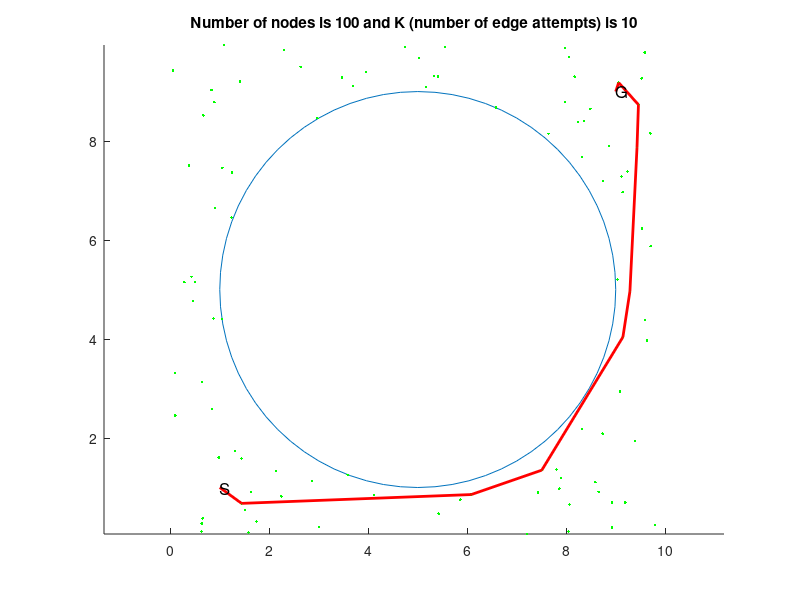

Write the MATLAB code that produced this figure.
% Automatically generated by solvePlanningProblem using
% #nodes=100
% #edges per node10
% step size for collision check 0.1
% xMin=0
% xMax=10
% yMin=0
% yMax=10
% worldModel="SingleCircleWorld"
% problem spec file "problem1.txt"

clf
hold on
plot(5 + 4*cos((0:5:360)/180*pi),5 + 4*sin((0:5:360)/180*pi))
plot(0.833524,9.0313,'.g')
plot(9.03702,5.20572,'.g')
plot(5.40723,9.30146,'.g')
plot(9.5921,4.38181,'.g')
plot(8.3208,7.68145,'.g')
plot(3.6996,9.11216,'.g')
plot(8.06335,0.657199,'.g')
plot(5.55185,9.8972,'.g')
plot(2.24376,0.820883,'.g')
plot(6.58349,8.67796,'.g')
plot(0.506048,5.15253,'.g')
plot(8.65478,0.914552,'.g')
plot(0.873708,4.41543,'.g')
plot(0.0564897,9.42171,'.g')
plot(0.633076,0.110779,'.g')
plot(9.69942,8.15581,'.g')
plot(2.13371,1.33541,'.g')
plot(8.86761,7.89503,'.g')
plot(1.74215,0.31078,'.g')
plot(8.04606,0.111067,'.g')
plot(4.74623,9.89919,'.g')
plot(9.58587,9.78982,'.g')
plot(5.02527,9.68231,'.g')
plot(0.655702,0.376296,'.g')
plot(9.52575,9.26639,'.g')
plot(0.285902,5.14834,'.g')
plot(9.23945,7.38393,'.g')
plot(0.668681,8.51943,'.g')
plot(0.453666,4.77247,'.g')
plot(0.981234,1.60642,'.g')
plot(9.11628,7.28453,'.g')
plot(1.09359,9.94059,'.g')
plot(1.44051,0.679445,'.g')
plot(9.42987,7.8665,'.g')
plot(9.2869,4.96437,'.g')
plot(1.24992,7.36842,'.g')
plot(8.36011,8.4046,'.g')
plot(6.08145,0.857638,'.g')
plot(9.52854,6.23439,'.g')
plot(1.437,1.58817,'.g')
plot(5.42336,0.472786,'.g')
plot(8.17155,9.30279,'.g')
plot(2.6328,9.50109,'.g')
plot(3.47113,9.28432,'.g')
plot(1.62616,0.912777,'.g')
plot(0.10194,3.31276,'.g')
plot(7.50648,1.35045,'.g')
plot(7.85869,0.976441,'.g')
plot(1.03911,4.40228,'.g')
plot(9.19204,0.694524,'.g')
plot(2.85781,1.13033,'.g')
plot(9.70404,5.87502,'.g')
plot(1.51369,0.551268,'.g')
plot(5.16327,9.09282,'.g')
plot(4.11679,0.846147,'.g')
plot(9.45908,8.73498,'.g')
plot(8.73696,2.08919,'.g')
plot(3.00412,0.196758,'.g')
plot(1.23737,6.45677,'.g')
plot(8.92668,0.699944,'.g')
plot(3.95784,9.3996,'.g')
plot(9.14006,6.96703,'.g')
plot(7.43267,0.896676,'.g')
plot(0.428706,5.25858,'.g')
plot(0.907756,6.65082,'.g')
plot(0.381835,7.50908,'.g')
plot(1.31206,1.73761,'.g')
plot(3.5837,1.2565,'.g')
plot(7.97584,9.88566,'.g')
plot(0.838495,2.58961,'.g')
plot(5.3281,9.31198,'.g')
plot(7.64254,8.14715,'.g')
plot(9.14524,4.03985,'.g')
plot(7.80457,1.36262,'.g')
plot(1.58089,0.0902114,'.g')
plot(8.23992,8.38034,'.g')
plot(7.89202,1.19061,'.g')
plot(0.637251,0.270814,'.g')
plot(1.57617,0.689347,'.g')
plot(5.86129,0.754129,'.g')
plot(8.58934,1.10626,'.g')
plot(2.97248,8.4647,'.g')
plot(0.100104,2.45432,'.g')
plot(9.79236,0.237678,'.g')
plot(8.0621,9.70006,'.g')
plot(8.92427,0.189639,'.g')
plot(8.48924,8.65022,'.g')
plot(0.643371,3.13607,'.g')
plot(7.97161,8.79319,'.g')
plot(7.20117,0.0606347,'.g')
plot(9.08805,2.93885,'.g')
plot(8.74143,7.18798,'.g')
plot(1.05417,7.45893,'.g')
plot(2.3032,9.84158,'.g')
plot(0.891818,8.78441,'.g')
plot(9.62956,3.96688,'.g')
plot(1.4071,9.19951,'.g')
plot(9.05927,9.17978,'.g')
plot(8.32285,2.18596,'.g')
plot(9.39323,1.94384,'.g')
if 0
  plot([5.40723,0.833524] ,[9.30146, 9.0313], 'k')
  plot([8.3208,9.5921] ,[7.68145, 4.38181], 'k')
  plot([3.6996,5.40723] ,[9.11216, 9.30146], 'k')
  plot([3.6996,0.833524] ,[9.11216, 9.0313], 'k')
  plot([8.06335,9.5921] ,[0.657199, 4.38181], 'k')
  plot([5.55185,5.40723] ,[9.8972, 9.30146], 'k')
  plot([5.55185,3.6996] ,[9.8972, 9.11216], 'k')
  plot([5.55185,8.3208] ,[9.8972, 7.68145], 'k')
  plot([5.55185,0.833524] ,[9.8972, 9.0313], 'k')
  plot([2.24376,8.06335] ,[0.820883, 0.657199], 'k')
  plot([6.58349,5.40723] ,[8.67796, 9.30146], 'k')
  plot([6.58349,5.55185] ,[8.67796, 9.8972], 'k')
  plot([0.506048,0.833524] ,[5.15253, 9.0313], 'k')
  plot([0.506048,2.24376] ,[5.15253, 0.820883], 'k')
  plot([8.65478,8.06335] ,[0.914552, 0.657199], 'k')
  plot([8.65478,9.5921] ,[0.914552, 4.38181], 'k')
  plot([8.65478,9.03702] ,[0.914552, 5.20572], 'k')
  plot([8.65478,2.24376] ,[0.914552, 0.820883], 'k')
  plot([0.873708,0.506048] ,[4.41543, 5.15253], 'k')
  plot([0.873708,2.24376] ,[4.41543, 0.820883], 'k')
  plot([0.873708,0.833524] ,[4.41543, 9.0313], 'k')
  plot([0.0564897,0.833524] ,[9.42171, 9.0313], 'k')
  plot([0.0564897,3.6996] ,[9.42171, 9.11216], 'k')
  plot([0.0564897,0.506048] ,[9.42171, 5.15253], 'k')
  plot([0.0564897,0.873708] ,[9.42171, 4.41543], 'k')
  plot([0.0564897,5.40723] ,[9.42171, 9.30146], 'k')
  plot([0.0564897,5.55185] ,[9.42171, 9.8972], 'k')
  plot([0.633076,2.24376] ,[0.110779, 0.820883], 'k')
  plot([0.633076,0.873708] ,[0.110779, 4.41543], 'k')
  plot([0.633076,0.506048] ,[0.110779, 5.15253], 'k')
  plot([0.633076,8.06335] ,[0.110779, 0.657199], 'k')
  plot([0.633076,8.65478] ,[0.110779, 0.914552], 'k')
  plot([0.633076,0.833524] ,[0.110779, 9.0313], 'k')
  plot([0.633076,0.0564897] ,[0.110779, 9.42171], 'k')
  plot([9.69942,8.3208] ,[8.15581, 7.68145], 'k')
  plot([9.69942,9.03702] ,[8.15581, 5.20572], 'k')
  plot([9.69942,9.5921] ,[8.15581, 4.38181], 'k')
  plot([9.69942,5.40723] ,[8.15581, 9.30146], 'k')
  plot([9.69942,5.55185] ,[8.15581, 9.8972], 'k')
  plot([9.69942,8.65478] ,[8.15581, 0.914552], 'k')
  plot([2.13371,2.24376] ,[1.33541, 0.820883], 'k')
  plot([2.13371,0.633076] ,[1.33541, 0.110779], 'k')
  plot([2.13371,0.873708] ,[1.33541, 4.41543], 'k')
  plot([2.13371,0.506048] ,[1.33541, 5.15253], 'k')
  plot([8.86761,8.3208] ,[7.89503, 7.68145], 'k')
  plot([8.86761,9.69942] ,[7.89503, 8.15581], 'k')
  plot([8.86761,9.03702] ,[7.89503, 5.20572], 'k')
  plot([8.86761,9.5921] ,[7.89503, 4.38181], 'k')
  plot([8.86761,5.40723] ,[7.89503, 9.30146], 'k')
  plot([8.86761,5.55185] ,[7.89503, 9.8972], 'k')
  plot([1.74215,2.24376] ,[0.31078, 0.820883], 'k')
  plot([1.74215,2.13371] ,[0.31078, 1.33541], 'k')
  plot([1.74215,0.633076] ,[0.31078, 0.110779], 'k')
  plot([1.74215,0.873708] ,[0.31078, 4.41543], 'k')
  plot([1.74215,0.506048] ,[0.31078, 5.15253], 'k')
  plot([1.74215,8.06335] ,[0.31078, 0.657199], 'k')
  plot([1.74215,8.65478] ,[0.31078, 0.914552], 'k')
  plot([8.04606,8.06335] ,[0.111067, 0.657199], 'k')
  plot([8.04606,8.65478] ,[0.111067, 0.914552], 'k')
  plot([8.04606,9.5921] ,[0.111067, 4.38181], 'k')
  plot([8.04606,2.24376] ,[0.111067, 0.820883], 'k')
  plot([8.04606,2.13371] ,[0.111067, 1.33541], 'k')
  plot([8.04606,1.74215] ,[0.111067, 0.31078], 'k')
  plot([8.04606,0.633076] ,[0.111067, 0.110779], 'k')
  plot([4.74623,5.55185] ,[9.89919, 9.8972], 'k')
  plot([4.74623,5.40723] ,[9.89919, 9.30146], 'k')
  plot([4.74623,3.6996] ,[9.89919, 9.11216], 'k')
  plot([4.74623,0.833524] ,[9.89919, 9.0313], 'k')
  plot([4.74623,8.3208] ,[9.89919, 7.68145], 'k')
  plot([4.74623,8.86761] ,[9.89919, 7.89503], 'k')
  plot([4.74623,0.0564897] ,[9.89919, 9.42171], 'k')
  plot([4.74623,9.69942] ,[9.89919, 8.15581], 'k')
  plot([9.58587,9.69942] ,[9.78982, 8.15581], 'k')
  plot([9.58587,8.86761] ,[9.78982, 7.89503], 'k')
  plot([9.58587,8.3208] ,[9.78982, 7.68145], 'k')
  plot([9.58587,5.55185] ,[9.78982, 9.8972], 'k')
  plot([9.58587,5.40723] ,[9.78982, 9.30146], 'k')
  plot([9.58587,9.03702] ,[9.78982, 5.20572], 'k')
  plot([9.58587,4.74623] ,[9.78982, 9.89919], 'k')
  plot([9.58587,9.5921] ,[9.78982, 4.38181], 'k')
  plot([9.58587,3.6996] ,[9.78982, 9.11216], 'k')
  plot([5.02527,4.74623] ,[9.68231, 9.89919], 'k')
  plot([5.02527,5.40723] ,[9.68231, 9.30146], 'k')
  plot([5.02527,5.55185] ,[9.68231, 9.8972], 'k')
  plot([5.02527,3.6996] ,[9.68231, 9.11216], 'k')
  plot([5.02527,8.3208] ,[9.68231, 7.68145], 'k')
  plot([5.02527,8.86761] ,[9.68231, 7.89503], 'k')
  plot([5.02527,0.833524] ,[9.68231, 9.0313], 'k')
  plot([5.02527,9.58587] ,[9.68231, 9.78982], 'k')
  plot([5.02527,9.69942] ,[9.68231, 8.15581], 'k')
  plot([0.655702,0.633076] ,[0.376296, 0.110779], 'k')
  plot([0.655702,1.74215] ,[0.376296, 0.31078], 'k')
  plot([0.655702,2.24376] ,[0.376296, 0.820883], 'k')
  plot([0.655702,2.13371] ,[0.376296, 1.33541], 'k')
  plot([0.655702,0.873708] ,[0.376296, 4.41543], 'k')
  plot([0.655702,0.506048] ,[0.376296, 5.15253], 'k')
  plot([0.655702,8.04606] ,[0.376296, 0.111067], 'k')
  plot([0.655702,8.06335] ,[0.376296, 0.657199], 'k')
  plot([0.655702,8.65478] ,[0.376296, 0.914552], 'k')
  plot([0.655702,0.833524] ,[0.376296, 9.0313], 'k')
  plot([9.52575,9.58587] ,[9.26639, 9.78982], 'k')
  plot([9.52575,9.69942] ,[9.26639, 8.15581], 'k')
  plot([9.52575,8.86761] ,[9.26639, 7.89503], 'k')
  plot([9.52575,8.3208] ,[9.26639, 7.68145], 'k')
  plot([9.52575,5.55185] ,[9.26639, 9.8972], 'k')
  plot([9.52575,9.03702] ,[9.26639, 5.20572], 'k')
  plot([9.52575,5.40723] ,[9.26639, 9.30146], 'k')
  plot([9.52575,5.02527] ,[9.26639, 9.68231], 'k')
  plot([9.52575,4.74623] ,[9.26639, 9.89919], 'k')
  plot([0.285902,0.506048] ,[5.14834, 5.15253], 'k')
  plot([0.285902,0.873708] ,[5.14834, 4.41543], 'k')
  plot([0.285902,0.833524] ,[5.14834, 9.0313], 'k')
  plot([0.285902,2.13371] ,[5.14834, 1.33541], 'k')
  plot([0.285902,0.0564897] ,[5.14834, 9.42171], 'k')
  plot([0.285902,2.24376] ,[5.14834, 0.820883], 'k')
  plot([0.285902,0.655702] ,[5.14834, 0.376296], 'k')
  plot([0.285902,0.633076] ,[5.14834, 0.110779], 'k')
  plot([0.285902,1.74215] ,[5.14834, 0.31078], 'k')
  plot([9.23945,8.86761] ,[7.38393, 7.89503], 'k')
  plot([9.23945,9.69942] ,[7.38393, 8.15581], 'k')
  plot([9.23945,8.3208] ,[7.38393, 7.68145], 'k')
  plot([9.23945,9.52575] ,[7.38393, 9.26639], 'k')
  plot([9.23945,9.03702] ,[7.38393, 5.20572], 'k')
  plot([9.23945,9.58587] ,[7.38393, 9.78982], 'k')
  plot([9.23945,6.58349] ,[7.38393, 8.67796], 'k')
  plot([9.23945,9.5921] ,[7.38393, 4.38181], 'k')
  plot([9.23945,5.40723] ,[7.38393, 9.30146], 'k')
  plot([9.23945,5.55185] ,[7.38393, 9.8972], 'k')
  plot([0.668681,0.833524] ,[8.51943, 9.0313], 'k')
  plot([0.668681,0.0564897] ,[8.51943, 9.42171], 'k')
  plot([0.668681,3.6996] ,[8.51943, 9.11216], 'k')
  plot([0.668681,0.506048] ,[8.51943, 5.15253], 'k')
  plot([0.668681,0.285902] ,[8.51943, 5.14834], 'k')
  plot([0.668681,0.873708] ,[8.51943, 4.41543], 'k')
  plot([0.668681,4.74623] ,[8.51943, 9.89919], 'k')
  plot([0.668681,5.02527] ,[8.51943, 9.68231], 'k')
  plot([0.668681,5.40723] ,[8.51943, 9.30146], 'k')
  plot([0.668681,5.55185] ,[8.51943, 9.8972], 'k')
  plot([0.453666,0.506048] ,[4.77247, 5.15253], 'k')
  plot([0.453666,0.285902] ,[4.77247, 5.14834], 'k')
  plot([0.453666,0.873708] ,[4.77247, 4.41543], 'k')
  plot([0.453666,0.668681] ,[4.77247, 8.51943], 'k')
  plot([0.453666,2.13371] ,[4.77247, 1.33541], 'k')
  plot([0.453666,0.833524] ,[4.77247, 9.0313], 'k')
  plot([0.453666,2.24376] ,[4.77247, 0.820883], 'k')
  plot([0.453666,0.655702] ,[4.77247, 0.376296], 'k')
  plot([0.453666,1.74215] ,[4.77247, 0.31078], 'k')
  plot([0.453666,0.633076] ,[4.77247, 0.110779], 'k')
  plot([0.981234,2.13371] ,[1.60642, 1.33541], 'k')
  plot([0.981234,0.655702] ,[1.60642, 0.376296], 'k')
  plot([0.981234,2.24376] ,[1.60642, 0.820883], 'k')
  plot([0.981234,1.74215] ,[1.60642, 0.31078], 'k')
  plot([0.981234,0.633076] ,[1.60642, 0.110779], 'k')
  plot([0.981234,0.873708] ,[1.60642, 4.41543], 'k')
  plot([0.981234,0.453666] ,[1.60642, 4.77247], 'k')
  plot([0.981234,0.506048] ,[1.60642, 5.15253], 'k')
  plot([0.981234,0.285902] ,[1.60642, 5.14834], 'k')
  plot([0.981234,0.668681] ,[1.60642, 8.51943], 'k')
  plot([9.11628,9.23945] ,[7.28453, 7.38393], 'k')
  plot([9.11628,8.86761] ,[7.28453, 7.89503], 'k')
  plot([9.11628,8.3208] ,[7.28453, 7.68145], 'k')
  plot([9.11628,9.69942] ,[7.28453, 8.15581], 'k')
  plot([9.11628,9.52575] ,[7.28453, 9.26639], 'k')
  plot([9.11628,9.03702] ,[7.28453, 5.20572], 'k')
  plot([9.11628,9.58587] ,[7.28453, 9.78982], 'k')
  plot([9.11628,9.5921] ,[7.28453, 4.38181], 'k')
  plot([1.09359,0.833524] ,[9.94059, 9.0313], 'k')
  plot([1.09359,0.0564897] ,[9.94059, 9.42171], 'k')
  plot([1.09359,0.668681] ,[9.94059, 8.51943], 'k')
  plot([1.09359,3.6996] ,[9.94059, 9.11216], 'k')
  plot([1.09359,4.74623] ,[9.94059, 9.89919], 'k')
  plot([1.09359,5.02527] ,[9.94059, 9.68231], 'k')
  plot([1.09359,5.40723] ,[9.94059, 9.30146], 'k')
  plot([1.09359,5.55185] ,[9.94059, 9.8972], 'k')
  plot([1.09359,0.506048] ,[9.94059, 5.15253], 'k')
  plot([1.09359,0.285902] ,[9.94059, 5.14834], 'k')
  plot([1.44051,1.74215] ,[0.679445, 0.31078], 'k')
  plot([1.44051,2.24376] ,[0.679445, 0.820883], 'k')
  plot([1.44051,0.655702] ,[0.679445, 0.376296], 'k')
  plot([1.44051,2.13371] ,[0.679445, 1.33541], 'k')
  plot([1.44051,0.633076] ,[0.679445, 0.110779], 'k')
  plot([1.44051,0.981234] ,[0.679445, 1.60642], 'k')
  plot([1.44051,0.873708] ,[0.679445, 4.41543], 'k')
  plot([1.44051,0.453666] ,[0.679445, 4.77247], 'k')
  plot([1.44051,0.506048] ,[0.679445, 5.15253], 'k')
  plot([1.44051,0.285902] ,[0.679445, 5.14834], 'k')
  plot([9.42987,9.69942] ,[7.8665, 8.15581], 'k')
  plot([9.42987,9.23945] ,[7.8665, 7.38393], 'k')
  plot([9.42987,8.86761] ,[7.8665, 7.89503], 'k')
  plot([9.42987,9.11628] ,[7.8665, 7.28453], 'k')
  plot([9.42987,8.3208] ,[7.8665, 7.68145], 'k')
  plot([9.42987,9.52575] ,[7.8665, 9.26639], 'k')
  plot([9.42987,9.58587] ,[7.8665, 9.78982], 'k')
  plot([9.42987,9.03702] ,[7.8665, 5.20572], 'k')
  plot([9.42987,9.5921] ,[7.8665, 4.38181], 'k')
  plot([9.2869,9.5921] ,[4.96437, 4.38181], 'k')
  plot([9.2869,9.11628] ,[4.96437, 7.28453], 'k')
  plot([9.2869,9.23945] ,[4.96437, 7.38393], 'k')
  plot([9.2869,8.3208] ,[4.96437, 7.68145], 'k')
  plot([9.2869,9.42987] ,[4.96437, 7.8665], 'k')
  plot([9.2869,8.86761] ,[4.96437, 7.89503], 'k')
  plot([9.2869,9.69942] ,[4.96437, 8.15581], 'k')
  plot([9.2869,8.65478] ,[4.96437, 0.914552], 'k')
  plot([9.2869,9.52575] ,[4.96437, 9.26639], 'k')
  plot([1.24992,0.668681] ,[7.36842, 8.51943], 'k')
  plot([1.24992,0.833524] ,[7.36842, 9.0313], 'k')
  plot([1.24992,0.506048] ,[7.36842, 5.15253], 'k')
  plot([1.24992,0.0564897] ,[7.36842, 9.42171], 'k')
  plot([1.24992,0.285902] ,[7.36842, 5.14834], 'k')
  plot([1.24992,1.09359] ,[7.36842, 9.94059], 'k')
  plot([1.24992,0.453666] ,[7.36842, 4.77247], 'k')
  plot([1.24992,0.873708] ,[7.36842, 4.41543], 'k')
  plot([1.24992,3.6996] ,[7.36842, 9.11216], 'k')
  plot([1.24992,4.74623] ,[7.36842, 9.89919], 'k')
  plot([8.36011,8.86761] ,[8.4046, 7.89503], 'k')
  plot([8.36011,8.3208] ,[8.4046, 7.68145], 'k')
  plot([8.36011,9.42987] ,[8.4046, 7.8665], 'k')
  plot([8.36011,9.23945] ,[8.4046, 7.38393], 'k')
  plot([8.36011,9.11628] ,[8.4046, 7.28453], 'k')
  plot([8.36011,9.69942] ,[8.4046, 8.15581], 'k')
  plot([8.36011,9.52575] ,[8.4046, 9.26639], 'k')
  plot([8.36011,9.58587] ,[8.4046, 9.78982], 'k')
  plot([8.36011,5.40723] ,[8.4046, 9.30146], 'k')
  plot([6.08145,8.06335] ,[0.857638, 0.657199], 'k')
  plot([6.08145,8.04606] ,[0.857638, 0.111067], 'k')
  plot([6.08145,8.65478] ,[0.857638, 0.914552], 'k')
  plot([6.08145,2.24376] ,[0.857638, 0.820883], 'k')
  plot([6.08145,1.74215] ,[0.857638, 0.31078], 'k')
  plot([6.08145,1.44051] ,[0.857638, 0.679445], 'k')
  plot([9.52854,9.11628] ,[6.23439, 7.28453], 'k')
  plot([9.52854,9.23945] ,[6.23439, 7.38393], 'k')
  plot([9.52854,9.2869] ,[6.23439, 4.96437], 'k')
  plot([9.52854,9.42987] ,[6.23439, 7.8665], 'k')
  plot([9.52854,8.86761] ,[6.23439, 7.89503], 'k')
  plot([9.52854,9.5921] ,[6.23439, 4.38181], 'k')
  plot([9.52854,8.3208] ,[6.23439, 7.68145], 'k')
  plot([9.52854,9.69942] ,[6.23439, 8.15581], 'k')
  plot([9.52854,8.36011] ,[6.23439, 8.4046], 'k')
  plot([1.437,0.981234] ,[1.58817, 1.60642], 'k')
  plot([1.437,2.13371] ,[1.58817, 1.33541], 'k')
  plot([1.437,1.44051] ,[1.58817, 0.679445], 'k')
  plot([1.437,2.24376] ,[1.58817, 0.820883], 'k')
  plot([1.437,1.74215] ,[1.58817, 0.31078], 'k')
  plot([1.437,0.655702] ,[1.58817, 0.376296], 'k')
  plot([1.437,0.633076] ,[1.58817, 0.110779], 'k')
  plot([1.437,0.873708] ,[1.58817, 4.41543], 'k')
  plot([1.437,0.453666] ,[1.58817, 4.77247], 'k')
  plot([1.437,0.506048] ,[1.58817, 5.15253], 'k')
  plot([5.42336,6.08145] ,[0.472786, 0.857638], 'k')
  plot([5.42336,8.06335] ,[0.472786, 0.657199], 'k')
  plot([5.42336,8.04606] ,[0.472786, 0.111067], 'k')
  plot([5.42336,2.24376] ,[0.472786, 0.820883], 'k')
  plot([5.42336,8.65478] ,[0.472786, 0.914552], 'k')
  plot([5.42336,2.13371] ,[0.472786, 1.33541], 'k')
  plot([5.42336,1.74215] ,[0.472786, 0.31078], 'k')
  plot([5.42336,1.44051] ,[0.472786, 0.679445], 'k')
  plot([5.42336,1.437] ,[0.472786, 1.58817], 'k')
  plot([5.42336,0.981234] ,[0.472786, 1.60642], 'k')
  plot([8.17155,8.36011] ,[9.30279, 8.4046], 'k')
  plot([8.17155,9.52575] ,[9.30279, 9.26639], 'k')
  plot([8.17155,9.58587] ,[9.30279, 9.78982], 'k')
  plot([8.17155,8.86761] ,[9.30279, 7.89503], 'k')
  plot([8.17155,8.3208] ,[9.30279, 7.68145], 'k')
  plot([8.17155,9.42987] ,[9.30279, 7.8665], 'k')
  plot([8.17155,9.69942] ,[9.30279, 8.15581], 'k')
  plot([8.17155,9.23945] ,[9.30279, 7.38393], 'k')
  plot([8.17155,9.11628] ,[9.30279, 7.28453], 'k')
  plot([2.6328,3.6996] ,[9.50109, 9.11216], 'k')
  plot([2.6328,1.09359] ,[9.50109, 9.94059], 'k')
  plot([2.6328,0.833524] ,[9.50109, 9.0313], 'k')
  plot([2.6328,4.74623] ,[9.50109, 9.89919], 'k')
  plot([2.6328,0.668681] ,[9.50109, 8.51943], 'k')
  plot([2.6328,5.02527] ,[9.50109, 9.68231], 'k')
  plot([2.6328,1.24992] ,[9.50109, 7.36842], 'k')
  plot([2.6328,0.0564897] ,[9.50109, 9.42171], 'k')
  plot([2.6328,5.40723] ,[9.50109, 9.30146], 'k')
  plot([2.6328,5.55185] ,[9.50109, 9.8972], 'k')
  plot([3.47113,3.6996] ,[9.28432, 9.11216], 'k')
  plot([3.47113,2.6328] ,[9.28432, 9.50109], 'k')
  plot([3.47113,4.74623] ,[9.28432, 9.89919], 'k')
  plot([3.47113,5.02527] ,[9.28432, 9.68231], 'k')
  plot([3.47113,5.40723] ,[9.28432, 9.30146], 'k')
  plot([3.47113,5.55185] ,[9.28432, 9.8972], 'k')
  plot([3.47113,1.09359] ,[9.28432, 9.94059], 'k')
  plot([3.47113,0.833524] ,[9.28432, 9.0313], 'k')
  plot([3.47113,0.668681] ,[9.28432, 8.51943], 'k')
  plot([3.47113,1.24992] ,[9.28432, 7.36842], 'k')
  plot([1.62616,1.44051] ,[0.912777, 0.679445], 'k')
  plot([1.62616,1.74215] ,[0.912777, 0.31078], 'k')
  plot([1.62616,2.24376] ,[0.912777, 0.820883], 'k')
  plot([1.62616,2.13371] ,[0.912777, 1.33541], 'k')
  plot([1.62616,1.437] ,[0.912777, 1.58817], 'k')
  plot([1.62616,0.981234] ,[0.912777, 1.60642], 'k')
  plot([1.62616,0.655702] ,[0.912777, 0.376296], 'k')
  plot([1.62616,0.633076] ,[0.912777, 0.110779], 'k')
  plot([1.62616,0.873708] ,[0.912777, 4.41543], 'k')
  plot([1.62616,5.42336] ,[0.912777, 0.472786], 'k')
  plot([0.10194,0.873708] ,[3.31276, 4.41543], 'k')
  plot([0.10194,0.453666] ,[3.31276, 4.77247], 'k')
  plot([0.10194,0.285902] ,[3.31276, 5.14834], 'k')
  plot([0.10194,0.506048] ,[3.31276, 5.15253], 'k')
  plot([0.10194,0.981234] ,[3.31276, 1.60642], 'k')
  plot([0.10194,1.437] ,[3.31276, 1.58817], 'k')
  plot([0.10194,2.13371] ,[3.31276, 1.33541], 'k')
  plot([0.10194,1.62616] ,[3.31276, 0.912777], 'k')
  plot([0.10194,1.44051] ,[3.31276, 0.679445], 'k')
  plot([0.10194,0.655702] ,[3.31276, 0.376296], 'k')
  plot([7.50648,8.06335] ,[1.35045, 0.657199], 'k')
  plot([7.50648,8.65478] ,[1.35045, 0.914552], 'k')
  plot([7.50648,8.04606] ,[1.35045, 0.111067], 'k')
  plot([7.50648,6.08145] ,[1.35045, 0.857638], 'k')
  plot([7.50648,5.42336] ,[1.35045, 0.472786], 'k')
  plot([7.50648,9.5921] ,[1.35045, 4.38181], 'k')
  plot([7.85869,8.06335] ,[0.976441, 0.657199], 'k')
  plot([7.85869,7.50648] ,[0.976441, 1.35045], 'k')
  plot([7.85869,8.65478] ,[0.976441, 0.914552], 'k')
  plot([7.85869,8.04606] ,[0.976441, 0.111067], 'k')
  plot([7.85869,6.08145] ,[0.976441, 0.857638], 'k')
  plot([7.85869,5.42336] ,[0.976441, 0.472786], 'k')
  plot([7.85869,9.5921] ,[0.976441, 4.38181], 'k')
  plot([7.85869,9.2869] ,[0.976441, 4.96437], 'k')
  plot([1.03911,0.873708] ,[4.40228, 4.41543], 'k')
  plot([1.03911,0.453666] ,[4.40228, 4.77247], 'k')
  plot([1.03911,0.506048] ,[4.40228, 5.15253], 'k')
  plot([1.03911,0.285902] ,[4.40228, 5.14834], 'k')
  plot([1.03911,0.10194] ,[4.40228, 3.31276], 'k')
  plot([1.03911,0.981234] ,[4.40228, 1.60642], 'k')
  plot([1.03911,1.437] ,[4.40228, 1.58817], 'k')
  plot([1.03911,1.62616] ,[4.40228, 0.912777], 'k')
  plot([9.19204,8.65478] ,[0.694524, 0.914552], 'k')
  plot([9.19204,8.06335] ,[0.694524, 0.657199], 'k')
  plot([9.19204,8.04606] ,[0.694524, 0.111067], 'k')
  plot([9.19204,7.85869] ,[0.694524, 0.976441], 'k')
  plot([9.19204,7.50648] ,[0.694524, 1.35045], 'k')
  plot([9.19204,6.08145] ,[0.694524, 0.857638], 'k')
  plot([9.19204,9.5921] ,[0.694524, 4.38181], 'k')
  plot([9.19204,5.42336] ,[0.694524, 0.472786], 'k')
  plot([9.19204,9.2869] ,[0.694524, 4.96437], 'k')
  plot([9.19204,9.03702] ,[0.694524, 5.20572], 'k')
  plot([2.85781,2.24376] ,[1.13033, 0.820883], 'k')
  plot([2.85781,2.13371] ,[1.13033, 1.33541], 'k')
  plot([2.85781,1.62616] ,[1.13033, 0.912777], 'k')
  plot([2.85781,1.74215] ,[1.13033, 0.31078], 'k')
  plot([2.85781,1.44051] ,[1.13033, 0.679445], 'k')
  plot([2.85781,1.437] ,[1.13033, 1.58817], 'k')
  plot([2.85781,0.981234] ,[1.13033, 1.60642], 'k')
  plot([2.85781,0.655702] ,[1.13033, 0.376296], 'k')
  plot([2.85781,0.633076] ,[1.13033, 0.110779], 'k')
  plot([2.85781,5.42336] ,[1.13033, 0.472786], 'k')
  plot([9.70404,9.52854] ,[5.87502, 6.23439], 'k')
  plot([9.70404,9.2869] ,[5.87502, 4.96437], 'k')
  plot([9.70404,9.5921] ,[5.87502, 4.38181], 'k')
  plot([9.70404,9.11628] ,[5.87502, 7.28453], 'k')
  plot([9.70404,9.23945] ,[5.87502, 7.38393], 'k')
  plot([9.70404,9.42987] ,[5.87502, 7.8665], 'k')
  plot([9.70404,8.86761] ,[5.87502, 7.89503], 'k')
  plot([9.70404,8.3208] ,[5.87502, 7.68145], 'k')
  plot([9.70404,9.69942] ,[5.87502, 8.15581], 'k')
  plot([1.51369,1.44051] ,[0.551268, 0.679445], 'k')
  plot([1.51369,1.74215] ,[0.551268, 0.31078], 'k')
  plot([1.51369,1.62616] ,[0.551268, 0.912777], 'k')
  plot([1.51369,2.24376] ,[0.551268, 0.820883], 'k')
  plot([1.51369,0.655702] ,[0.551268, 0.376296], 'k')
  plot([1.51369,0.633076] ,[0.551268, 0.110779], 'k')
  plot([1.51369,2.13371] ,[0.551268, 1.33541], 'k')
  plot([1.51369,1.437] ,[0.551268, 1.58817], 'k')
  plot([1.51369,0.981234] ,[0.551268, 1.60642], 'k')
  plot([1.51369,2.85781] ,[0.551268, 1.13033], 'k')
  plot([5.16327,5.40723] ,[9.09282, 9.30146], 'k')
  plot([5.16327,5.02527] ,[9.09282, 9.68231], 'k')
  plot([5.16327,5.55185] ,[9.09282, 9.8972], 'k')
  plot([5.16327,4.74623] ,[9.09282, 9.89919], 'k')
  plot([5.16327,3.6996] ,[9.09282, 9.11216], 'k')
  plot([5.16327,3.47113] ,[9.09282, 9.28432], 'k')
  plot([5.16327,2.6328] ,[9.09282, 9.50109], 'k')
  plot([5.16327,8.17155] ,[9.09282, 9.30279], 'k')
  plot([5.16327,8.36011] ,[9.09282, 8.4046], 'k')
  plot([4.11679,2.85781] ,[0.846147, 1.13033], 'k')
  plot([4.11679,5.42336] ,[0.846147, 0.472786], 'k')
  plot([4.11679,2.24376] ,[0.846147, 0.820883], 'k')
  plot([4.11679,6.08145] ,[0.846147, 0.857638], 'k')
  plot([4.11679,2.13371] ,[0.846147, 1.33541], 'k')
  plot([4.11679,1.74215] ,[0.846147, 0.31078], 'k')
  plot([4.11679,1.62616] ,[0.846147, 0.912777], 'k')
  plot([4.11679,1.51369] ,[0.846147, 0.551268], 'k')
  plot([4.11679,1.44051] ,[0.846147, 0.679445], 'k')
  plot([4.11679,1.437] ,[0.846147, 1.58817], 'k')
  plot([9.45908,9.52575] ,[8.73498, 9.26639], 'k')
  plot([9.45908,9.69942] ,[8.73498, 8.15581], 'k')
  plot([9.45908,9.42987] ,[8.73498, 7.8665], 'k')
  plot([9.45908,8.86761] ,[8.73498, 7.89503], 'k')
  plot([9.45908,9.58587] ,[8.73498, 9.78982], 'k')
  plot([9.45908,8.36011] ,[8.73498, 8.4046], 'k')
  plot([9.45908,9.23945] ,[8.73498, 7.38393], 'k')
  plot([9.45908,8.17155] ,[8.73498, 9.30279], 'k')
  plot([9.45908,9.11628] ,[8.73498, 7.28453], 'k')
  plot([9.45908,8.3208] ,[8.73498, 7.68145], 'k')
  plot([8.73696,8.65478] ,[2.08919, 0.914552], 'k')
  plot([8.73696,7.85869] ,[2.08919, 0.976441], 'k')
  plot([8.73696,7.50648] ,[2.08919, 1.35045], 'k')
  plot([8.73696,9.19204] ,[2.08919, 0.694524], 'k')
  plot([8.73696,8.06335] ,[2.08919, 0.657199], 'k')
  plot([8.73696,8.04606] ,[2.08919, 0.111067], 'k')
  plot([8.73696,9.5921] ,[2.08919, 4.38181], 'k')
  plot([8.73696,6.08145] ,[2.08919, 0.857638], 'k')
  plot([8.73696,9.2869] ,[2.08919, 4.96437], 'k')
  plot([3.00412,2.85781] ,[0.196758, 1.13033], 'k')
  plot([3.00412,2.24376] ,[0.196758, 0.820883], 'k')
  plot([3.00412,1.74215] ,[0.196758, 0.31078], 'k')
  plot([3.00412,4.11679] ,[0.196758, 0.846147], 'k')
  plot([3.00412,2.13371] ,[0.196758, 1.33541], 'k')
  plot([3.00412,1.51369] ,[0.196758, 0.551268], 'k')
  plot([3.00412,1.62616] ,[0.196758, 0.912777], 'k')
  plot([3.00412,1.44051] ,[0.196758, 0.679445], 'k')
  plot([3.00412,1.437] ,[0.196758, 1.58817], 'k')
  plot([3.00412,0.655702] ,[0.196758, 0.376296], 'k')
  plot([1.23737,1.24992] ,[6.45677, 7.36842], 'k')
  plot([1.23737,0.506048] ,[6.45677, 5.15253], 'k')
  plot([1.23737,0.285902] ,[6.45677, 5.14834], 'k')
  plot([1.23737,0.453666] ,[6.45677, 4.77247], 'k')
  plot([1.23737,0.668681] ,[6.45677, 8.51943], 'k')
  plot([1.23737,0.833524] ,[6.45677, 9.0313], 'k')
  plot([1.23737,0.0564897] ,[6.45677, 9.42171], 'k')
  plot([1.23737,0.10194] ,[6.45677, 3.31276], 'k')
  plot([8.92668,9.19204] ,[0.699944, 0.694524], 'k')
  plot([8.92668,8.65478] ,[0.699944, 0.914552], 'k')
  plot([8.92668,8.06335] ,[0.699944, 0.657199], 'k')
  plot([8.92668,8.04606] ,[0.699944, 0.111067], 'k')
  plot([8.92668,7.85869] ,[0.699944, 0.976441], 'k')
  plot([8.92668,8.73696] ,[0.699944, 2.08919], 'k')
  plot([8.92668,7.50648] ,[0.699944, 1.35045], 'k')
  plot([8.92668,6.08145] ,[0.699944, 0.857638], 'k')
  plot([8.92668,5.42336] ,[0.699944, 0.472786], 'k')
  plot([8.92668,9.5921] ,[0.699944, 4.38181], 'k')
  plot([3.95784,3.6996] ,[9.3996, 9.11216], 'k')
  plot([3.95784,3.47113] ,[9.3996, 9.28432], 'k')
  plot([3.95784,4.74623] ,[9.3996, 9.89919], 'k')
  plot([3.95784,5.02527] ,[9.3996, 9.68231], 'k')
  plot([3.95784,5.16327] ,[9.3996, 9.09282], 'k')
  plot([3.95784,2.6328] ,[9.3996, 9.50109], 'k')
  plot([3.95784,5.40723] ,[9.3996, 9.30146], 'k')
  plot([3.95784,5.55185] ,[9.3996, 9.8972], 'k')
  plot([3.95784,1.09359] ,[9.3996, 9.94059], 'k')
  plot([9.14006,9.11628] ,[6.96703, 7.28453], 'k')
  plot([9.14006,9.23945] ,[6.96703, 7.38393], 'k')
  plot([9.14006,9.52854] ,[6.96703, 6.23439], 'k')
  plot([9.14006,9.42987] ,[6.96703, 7.8665], 'k')
  plot([9.14006,8.86761] ,[6.96703, 7.89503], 'k')
  plot([9.14006,8.3208] ,[6.96703, 7.68145], 'k')
  plot([9.14006,9.70404] ,[6.96703, 5.87502], 'k')
  plot([9.14006,9.69942] ,[6.96703, 8.15581], 'k')
  plot([9.14006,8.36011] ,[6.96703, 8.4046], 'k')
  plot([9.14006,9.03702] ,[6.96703, 5.20572], 'k')
  plot([7.43267,7.85869] ,[0.896676, 0.976441], 'k')
  plot([7.43267,7.50648] ,[0.896676, 1.35045], 'k')
  plot([7.43267,8.06335] ,[0.896676, 0.657199], 'k')
  plot([7.43267,8.04606] ,[0.896676, 0.111067], 'k')
  plot([7.43267,8.65478] ,[0.896676, 0.914552], 'k')
  plot([7.43267,6.08145] ,[0.896676, 0.857638], 'k')
  plot([7.43267,8.92668] ,[0.896676, 0.699944], 'k')
  plot([7.43267,8.73696] ,[0.896676, 2.08919], 'k')
  plot([7.43267,9.19204] ,[0.896676, 0.694524], 'k')
  plot([7.43267,5.42336] ,[0.896676, 0.472786], 'k')
  plot([0.428706,0.506048] ,[5.25858, 5.15253], 'k')
  plot([0.428706,0.285902] ,[5.25858, 5.14834], 'k')
  plot([0.428706,0.453666] ,[5.25858, 4.77247], 'k')
  plot([0.428706,0.873708] ,[5.25858, 4.41543], 'k')
  plot([0.428706,1.23737] ,[5.25858, 6.45677], 'k')
  plot([0.428706,0.10194] ,[5.25858, 3.31276], 'k')
  plot([0.428706,1.24992] ,[5.25858, 7.36842], 'k')
  plot([0.428706,0.668681] ,[5.25858, 8.51943], 'k')
  plot([0.428706,0.981234] ,[5.25858, 1.60642], 'k')
  plot([0.907756,1.24992] ,[6.65082, 7.36842], 'k')
  plot([0.907756,0.428706] ,[6.65082, 5.25858], 'k')
  plot([0.907756,0.506048] ,[6.65082, 5.15253], 'k')
  plot([0.907756,0.285902] ,[6.65082, 5.14834], 'k')
  plot([0.907756,0.668681] ,[6.65082, 8.51943], 'k')
  plot([0.907756,0.453666] ,[6.65082, 4.77247], 'k')
  plot([0.907756,0.873708] ,[6.65082, 4.41543], 'k')
  plot([0.907756,0.833524] ,[6.65082, 9.0313], 'k')
  plot([0.381835,1.24992] ,[7.50908, 7.36842], 'k')
  plot([0.381835,0.907756] ,[7.50908, 6.65082], 'k')
  plot([0.381835,0.668681] ,[7.50908, 8.51943], 'k')
  plot([0.381835,0.833524] ,[7.50908, 9.0313], 'k')
  plot([0.381835,0.0564897] ,[7.50908, 9.42171], 'k')
  plot([0.381835,0.428706] ,[7.50908, 5.25858], 'k')
  plot([0.381835,0.506048] ,[7.50908, 5.15253], 'k')
  plot([0.381835,0.285902] ,[7.50908, 5.14834], 'k')
  plot([0.381835,1.09359] ,[7.50908, 9.94059], 'k')
  plot([1.31206,1.437] ,[1.73761, 1.58817], 'k')
  plot([1.31206,0.981234] ,[1.73761, 1.60642], 'k')
  plot([1.31206,1.62616] ,[1.73761, 0.912777], 'k')
  plot([1.31206,2.13371] ,[1.73761, 1.33541], 'k')
  plot([1.31206,1.44051] ,[1.73761, 0.679445], 'k')
  plot([1.31206,1.51369] ,[1.73761, 0.551268], 'k')
  plot([1.31206,2.24376] ,[1.73761, 0.820883], 'k')
  plot([1.31206,1.74215] ,[1.73761, 0.31078], 'k')
  plot([1.31206,0.655702] ,[1.73761, 0.376296], 'k')
  plot([1.31206,2.85781] ,[1.73761, 1.13033], 'k')
  plot([3.5837,4.11679] ,[1.2565, 0.846147], 'k')
  plot([3.5837,2.85781] ,[1.2565, 1.13033], 'k')
  plot([3.5837,3.00412] ,[1.2565, 0.196758], 'k')
  plot([3.5837,2.24376] ,[1.2565, 0.820883], 'k')
  plot([3.5837,2.13371] ,[1.2565, 1.33541], 'k')
  plot([3.5837,1.62616] ,[1.2565, 0.912777], 'k')
  plot([3.5837,5.42336] ,[1.2565, 0.472786], 'k')
  plot([3.5837,1.74215] ,[1.2565, 0.31078], 'k')
  plot([3.5837,1.437] ,[1.2565, 1.58817], 'k')
  plot([3.5837,1.51369] ,[1.2565, 0.551268], 'k')
  plot([7.97584,8.17155] ,[9.88566, 9.30279], 'k')
  plot([7.97584,8.36011] ,[9.88566, 8.4046], 'k')
  plot([7.97584,9.58587] ,[9.88566, 9.78982], 'k')
  plot([7.97584,9.52575] ,[9.88566, 9.26639], 'k')
  plot([7.97584,9.45908] ,[9.88566, 8.73498], 'k')
  plot([7.97584,8.86761] ,[9.88566, 7.89503], 'k')
  plot([7.97584,8.3208] ,[9.88566, 7.68145], 'k')
  plot([7.97584,5.55185] ,[9.88566, 9.8972], 'k')
  plot([7.97584,9.69942] ,[9.88566, 8.15581], 'k')
  plot([0.838495,1.31206] ,[2.58961, 1.73761], 'k')
  plot([0.838495,0.981234] ,[2.58961, 1.60642], 'k')
  plot([0.838495,0.10194] ,[2.58961, 3.31276], 'k')
  plot([0.838495,1.437] ,[2.58961, 1.58817], 'k')
  plot([0.838495,2.13371] ,[2.58961, 1.33541], 'k')
  plot([0.838495,0.873708] ,[2.58961, 4.41543], 'k')
  plot([0.838495,1.62616] ,[2.58961, 0.912777], 'k')
  plot([0.838495,1.44051] ,[2.58961, 0.679445], 'k')
  plot([0.838495,1.51369] ,[2.58961, 0.551268], 'k')
  plot([5.3281,5.40723] ,[9.31198, 9.30146], 'k')
  plot([5.3281,5.16327] ,[9.31198, 9.09282], 'k')
  plot([5.3281,5.02527] ,[9.31198, 9.68231], 'k')
  plot([5.3281,5.55185] ,[9.31198, 9.8972], 'k')
  plot([5.3281,4.74623] ,[9.31198, 9.89919], 'k')
  plot([5.3281,3.95784] ,[9.31198, 9.3996], 'k')
  plot([5.3281,3.6996] ,[9.31198, 9.11216], 'k')
  plot([5.3281,3.47113] ,[9.31198, 9.28432], 'k')
  plot([5.3281,2.6328] ,[9.31198, 9.50109], 'k')
  plot([7.64254,8.36011] ,[8.14715, 8.4046], 'k')
  plot([7.64254,8.3208] ,[8.14715, 7.68145], 'k')
  plot([7.64254,8.86761] ,[8.14715, 7.89503], 'k')
  plot([7.64254,8.17155] ,[8.14715, 9.30279], 'k')
  plot([7.64254,9.11628] ,[8.14715, 7.28453], 'k')
  plot([7.64254,9.23945] ,[8.14715, 7.38393], 'k')
  plot([7.64254,7.97584] ,[8.14715, 9.88566], 'k')
  plot([7.64254,9.42987] ,[8.14715, 7.8665], 'k')
  plot([7.64254,9.14006] ,[8.14715, 6.96703], 'k')
  plot([9.14524,9.5921] ,[4.03985, 4.38181], 'k')
  plot([9.14524,9.2869] ,[4.03985, 4.96437], 'k')
  plot([9.14524,9.03702] ,[4.03985, 5.20572], 'k')
  plot([9.14524,9.70404] ,[4.03985, 5.87502], 'k')
  plot([9.14524,8.73696] ,[4.03985, 2.08919], 'k')
  plot([9.14524,9.52854] ,[4.03985, 6.23439], 'k')
  plot([9.14524,9.14006] ,[4.03985, 6.96703], 'k')
  plot([9.14524,7.50648] ,[4.03985, 1.35045], 'k')
  plot([9.14524,8.65478] ,[4.03985, 0.914552], 'k')
  plot([9.14524,9.11628] ,[4.03985, 7.28453], 'k')
  plot([7.80457,7.50648] ,[1.36262, 1.35045], 'k')
  plot([7.80457,7.85869] ,[1.36262, 0.976441], 'k')
  plot([7.80457,7.43267] ,[1.36262, 0.896676], 'k')
  plot([7.80457,8.06335] ,[1.36262, 0.657199], 'k')
  plot([7.80457,8.65478] ,[1.36262, 0.914552], 'k')
  plot([7.80457,8.73696] ,[1.36262, 2.08919], 'k')
  plot([7.80457,8.04606] ,[1.36262, 0.111067], 'k')
  plot([7.80457,8.92668] ,[1.36262, 0.699944], 'k')
  plot([7.80457,9.19204] ,[1.36262, 0.694524], 'k')
  plot([7.80457,6.08145] ,[1.36262, 0.857638], 'k')
  plot([1.58089,1.74215] ,[0.0902114, 0.31078], 'k')
  plot([1.58089,1.51369] ,[0.0902114, 0.551268], 'k')
  plot([1.58089,1.44051] ,[0.0902114, 0.679445], 'k')
  plot([1.58089,1.62616] ,[0.0902114, 0.912777], 'k')
  plot([1.58089,0.633076] ,[0.0902114, 0.110779], 'k')
  plot([1.58089,0.655702] ,[0.0902114, 0.376296], 'k')
  plot([1.58089,2.24376] ,[0.0902114, 0.820883], 'k')
  plot([1.58089,2.13371] ,[0.0902114, 1.33541], 'k')
  plot([1.58089,3.00412] ,[0.0902114, 0.196758], 'k')
  plot([1.58089,1.437] ,[0.0902114, 1.58817], 'k')
  plot([8.23992,8.36011] ,[8.38034, 8.4046], 'k')
  plot([8.23992,7.64254] ,[8.38034, 8.14715], 'k')
  plot([8.23992,8.3208] ,[8.38034, 7.68145], 'k')
  plot([8.23992,8.86761] ,[8.38034, 7.89503], 'k')
  plot([8.23992,8.17155] ,[8.38034, 9.30279], 'k')
  plot([8.23992,9.45908] ,[8.38034, 8.73498], 'k')
  plot([8.23992,9.42987] ,[8.38034, 7.8665], 'k')
  plot([8.23992,9.11628] ,[8.38034, 7.28453], 'k')
  plot([8.23992,9.23945] ,[8.38034, 7.38393], 'k')
  plot([8.23992,9.69942] ,[8.38034, 8.15581], 'k')
  plot([7.89202,7.80457] ,[1.19061, 1.36262], 'k')
  plot([7.89202,7.85869] ,[1.19061, 0.976441], 'k')
  plot([7.89202,7.50648] ,[1.19061, 1.35045], 'k')
  plot([7.89202,7.43267] ,[1.19061, 0.896676], 'k')
  plot([7.89202,8.06335] ,[1.19061, 0.657199], 'k')
  plot([7.89202,8.65478] ,[1.19061, 0.914552], 'k')
  plot([7.89202,8.04606] ,[1.19061, 0.111067], 'k')
  plot([7.89202,8.92668] ,[1.19061, 0.699944], 'k')
  plot([7.89202,8.73696] ,[1.19061, 2.08919], 'k')
  plot([7.89202,9.19204] ,[1.19061, 0.694524], 'k')
  plot([0.637251,0.655702] ,[0.270814, 0.376296], 'k')
  plot([0.637251,0.633076] ,[0.270814, 0.110779], 'k')
  plot([0.637251,1.44051] ,[0.270814, 0.679445], 'k')
  plot([0.637251,1.51369] ,[0.270814, 0.551268], 'k')
  plot([0.637251,1.58089] ,[0.270814, 0.0902114], 'k')
  plot([0.637251,1.74215] ,[0.270814, 0.31078], 'k')
  plot([0.637251,1.62616] ,[0.270814, 0.912777], 'k')
  plot([0.637251,0.981234] ,[0.270814, 1.60642], 'k')
  plot([0.637251,1.437] ,[0.270814, 1.58817], 'k')
  plot([0.637251,1.31206] ,[0.270814, 1.73761], 'k')
  plot([1.57617,1.44051] ,[0.689347, 0.679445], 'k')
  plot([1.57617,1.51369] ,[0.689347, 0.551268], 'k')
  plot([1.57617,1.62616] ,[0.689347, 0.912777], 'k')
  plot([1.57617,1.74215] ,[0.689347, 0.31078], 'k')
  plot([1.57617,1.58089] ,[0.689347, 0.0902114], 'k')
  plot([1.57617,2.24376] ,[0.689347, 0.820883], 'k')
  plot([1.57617,2.13371] ,[0.689347, 1.33541], 'k')
  plot([1.57617,1.437] ,[0.689347, 1.58817], 'k')
  plot([1.57617,0.655702] ,[0.689347, 0.376296], 'k')
  plot([1.57617,0.637251] ,[0.689347, 0.270814], 'k')
  plot([5.86129,6.08145] ,[0.754129, 0.857638], 'k')
  plot([5.86129,5.42336] ,[0.754129, 0.472786], 'k')
  plot([5.86129,7.43267] ,[0.754129, 0.896676], 'k')
  plot([5.86129,4.11679] ,[0.754129, 0.846147], 'k')
  plot([5.86129,7.50648] ,[0.754129, 1.35045], 'k')
  plot([5.86129,7.85869] ,[0.754129, 0.976441], 'k')
  plot([5.86129,7.80457] ,[0.754129, 1.36262], 'k')
  plot([5.86129,7.89202] ,[0.754129, 1.19061], 'k')
  plot([5.86129,8.06335] ,[0.754129, 0.657199], 'k')
  plot([5.86129,8.04606] ,[0.754129, 0.111067], 'k')
  plot([8.58934,8.65478] ,[1.10626, 0.914552], 'k')
  plot([8.58934,8.92668] ,[1.10626, 0.699944], 'k')
  plot([8.58934,8.06335] ,[1.10626, 0.657199], 'k')
  plot([8.58934,7.89202] ,[1.10626, 1.19061], 'k')
  plot([8.58934,9.19204] ,[1.10626, 0.694524], 'k')
  plot([8.58934,7.85869] ,[1.10626, 0.976441], 'k')
  plot([8.58934,7.80457] ,[1.10626, 1.36262], 'k')
  plot([8.58934,8.73696] ,[1.10626, 2.08919], 'k')
  plot([8.58934,7.50648] ,[1.10626, 1.35045], 'k')
  plot([8.58934,8.04606] ,[1.10626, 0.111067], 'k')
  plot([2.97248,3.47113] ,[8.4647, 9.28432], 'k')
  plot([2.97248,3.6996] ,[8.4647, 9.11216], 'k')
  plot([2.97248,2.6328] ,[8.4647, 9.50109], 'k')
  plot([2.97248,3.95784] ,[8.4647, 9.3996], 'k')
  plot([2.97248,1.24992] ,[8.4647, 7.36842], 'k')
  plot([2.97248,0.833524] ,[8.4647, 9.0313], 'k')
  plot([2.97248,4.74623] ,[8.4647, 9.89919], 'k')
  plot([2.97248,0.668681] ,[8.4647, 8.51943], 'k')
  plot([2.97248,5.02527] ,[8.4647, 9.68231], 'k')
  plot([0.100104,0.838495] ,[2.45432, 2.58961], 'k')
  plot([0.100104,0.10194] ,[2.45432, 3.31276], 'k')
  plot([0.100104,0.981234] ,[2.45432, 1.60642], 'k')
  plot([0.100104,1.31206] ,[2.45432, 1.73761], 'k')
  plot([0.100104,1.437] ,[2.45432, 1.58817], 'k')
  plot([0.100104,0.873708] ,[2.45432, 4.41543], 'k')
  plot([0.100104,0.655702] ,[2.45432, 0.376296], 'k')
  plot([0.100104,1.62616] ,[2.45432, 0.912777], 'k')
  plot([0.100104,1.44051] ,[2.45432, 0.679445], 'k')
  plot([9.79236,9.19204] ,[0.237678, 0.694524], 'k')
  plot([9.79236,8.92668] ,[0.237678, 0.699944], 'k')
  plot([9.79236,8.65478] ,[0.237678, 0.914552], 'k')
  plot([9.79236,8.58934] ,[0.237678, 1.10626], 'k')
  plot([9.79236,8.04606] ,[0.237678, 0.111067], 'k')
  plot([9.79236,8.06335] ,[0.237678, 0.657199], 'k')
  plot([9.79236,7.85869] ,[0.237678, 0.976441], 'k')
  plot([9.79236,7.89202] ,[0.237678, 1.19061], 'k')
  plot([9.79236,8.73696] ,[0.237678, 2.08919], 'k')
  plot([9.79236,7.80457] ,[0.237678, 1.36262], 'k')
  plot([8.0621,7.97584] ,[9.70006, 9.88566], 'k')
  plot([8.0621,8.17155] ,[9.70006, 9.30279], 'k')
  plot([8.0621,8.36011] ,[9.70006, 8.4046], 'k')
  plot([8.0621,8.23992] ,[9.70006, 8.38034], 'k')
  plot([8.0621,9.58587] ,[9.70006, 9.78982], 'k')
  plot([8.0621,9.52575] ,[9.70006, 9.26639], 'k')
  plot([8.0621,7.64254] ,[9.70006, 8.14715], 'k')
  plot([8.0621,9.45908] ,[9.70006, 8.73498], 'k')
  plot([8.0621,8.86761] ,[9.70006, 7.89503], 'k')
  plot([8.92427,8.92668] ,[0.189639, 0.699944], 'k')
  plot([8.92427,9.19204] ,[0.189639, 0.694524], 'k')
  plot([8.92427,8.65478] ,[0.189639, 0.914552], 'k')
  plot([8.92427,9.79236] ,[0.189639, 0.237678], 'k')
  plot([8.92427,8.04606] ,[0.189639, 0.111067], 'k')
  plot([8.92427,8.58934] ,[0.189639, 1.10626], 'k')
  plot([8.92427,8.06335] ,[0.189639, 0.657199], 'k')
  plot([8.92427,7.85869] ,[0.189639, 0.976441], 'k')
  plot([8.92427,7.89202] ,[0.189639, 1.19061], 'k')
  plot([8.92427,7.80457] ,[0.189639, 1.36262], 'k')
  plot([8.48924,8.36011] ,[8.65022, 8.4046], 'k')
  plot([8.48924,8.23992] ,[8.65022, 8.38034], 'k')
  plot([8.48924,8.17155] ,[8.65022, 9.30279], 'k')
  plot([8.48924,8.86761] ,[8.65022, 7.89503], 'k')
  plot([8.48924,9.45908] ,[8.65022, 8.73498], 'k')
  plot([8.48924,8.3208] ,[8.65022, 7.68145], 'k')
  plot([8.48924,7.64254] ,[8.65022, 8.14715], 'k')
  plot([8.48924,8.0621] ,[8.65022, 9.70006], 'k')
  plot([8.48924,9.52575] ,[8.65022, 9.26639], 'k')
  plot([8.48924,9.42987] ,[8.65022, 7.8665], 'k')
  plot([0.643371,0.10194] ,[3.13607, 3.31276], 'k')
  plot([0.643371,0.838495] ,[3.13607, 2.58961], 'k')
  plot([0.643371,0.100104] ,[3.13607, 2.45432], 'k')
  plot([0.643371,0.873708] ,[3.13607, 4.41543], 'k')
  plot([0.643371,1.31206] ,[3.13607, 1.73761], 'k')
  plot([0.643371,0.981234] ,[3.13607, 1.60642], 'k')
  plot([0.643371,0.453666] ,[3.13607, 4.77247], 'k')
  plot([0.643371,1.437] ,[3.13607, 1.58817], 'k')
  plot([0.643371,0.506048] ,[3.13607, 5.15253], 'k')
  plot([7.97161,8.23992] ,[8.79319, 8.38034], 'k')
  plot([7.97161,8.48924] ,[8.79319, 8.65022], 'k')
  plot([7.97161,8.17155] ,[8.79319, 9.30279], 'k')
  plot([7.97161,8.36011] ,[8.79319, 8.4046], 'k')
  plot([7.97161,7.64254] ,[8.79319, 8.14715], 'k')
  plot([7.97161,8.0621] ,[8.79319, 9.70006], 'k')
  plot([7.97161,7.97584] ,[8.79319, 9.88566], 'k')
  plot([7.97161,8.3208] ,[8.79319, 7.68145], 'k')
  plot([7.97161,8.86761] ,[8.79319, 7.89503], 'k')
  plot([7.20117,8.04606] ,[0.0606347, 0.111067], 'k')
  plot([7.20117,7.43267] ,[0.0606347, 0.896676], 'k')
  plot([7.20117,8.06335] ,[0.0606347, 0.657199], 'k')
  plot([7.20117,7.85869] ,[0.0606347, 0.976441], 'k')
  plot([7.20117,7.89202] ,[0.0606347, 1.19061], 'k')
  plot([7.20117,7.50648] ,[0.0606347, 1.35045], 'k')
  plot([7.20117,6.08145] ,[0.0606347, 0.857638], 'k')
  plot([7.20117,7.80457] ,[0.0606347, 1.36262], 'k')
  plot([7.20117,5.86129] ,[0.0606347, 0.754129], 'k')
  plot([7.20117,8.65478] ,[0.0606347, 0.914552], 'k')
  plot([9.08805,8.73696] ,[2.93885, 2.08919], 'k')
  plot([9.08805,9.14524] ,[2.93885, 4.03985], 'k')
  plot([9.08805,9.5921] ,[2.93885, 4.38181], 'k')
  plot([9.08805,8.58934] ,[2.93885, 1.10626], 'k')
  plot([9.08805,7.80457] ,[2.93885, 1.36262], 'k')
  plot([9.08805,9.2869] ,[2.93885, 4.96437], 'k')
  plot([9.08805,8.65478] ,[2.93885, 0.914552], 'k')
  plot([9.08805,7.89202] ,[2.93885, 1.19061], 'k')
  plot([9.08805,7.50648] ,[2.93885, 1.35045], 'k')
  plot([9.08805,8.92668] ,[2.93885, 0.699944], 'k')
  plot([8.74143,9.11628] ,[7.18798, 7.28453], 'k')
  plot([8.74143,9.14006] ,[7.18798, 6.96703], 'k')
  plot([8.74143,9.23945] ,[7.18798, 7.38393], 'k')
  plot([8.74143,8.3208] ,[7.18798, 7.68145], 'k')
  plot([8.74143,8.86761] ,[7.18798, 7.89503], 'k')
  plot([8.74143,9.42987] ,[7.18798, 7.8665], 'k')
  plot([8.74143,9.52854] ,[7.18798, 6.23439], 'k')
  plot([8.74143,8.36011] ,[7.18798, 8.4046], 'k')
  plot([8.74143,8.23992] ,[7.18798, 8.38034], 'k')
  plot([8.74143,9.69942] ,[7.18798, 8.15581], 'k')
  plot([1.05417,1.24992] ,[7.45893, 7.36842], 'k')
  plot([1.05417,0.381835] ,[7.45893, 7.50908], 'k')
  plot([1.05417,0.907756] ,[7.45893, 6.65082], 'k')
  plot([1.05417,0.668681] ,[7.45893, 8.51943], 'k')
  plot([1.05417,0.833524] ,[7.45893, 9.0313], 'k')
  plot([1.05417,2.97248] ,[7.45893, 8.4647], 'k')
  plot([1.05417,0.0564897] ,[7.45893, 9.42171], 'k')
  plot([1.05417,0.428706] ,[7.45893, 5.25858], 'k')
  plot([1.05417,0.506048] ,[7.45893, 5.15253], 'k')
  plot([2.3032,2.6328] ,[9.84158, 9.50109], 'k')
  plot([2.3032,1.09359] ,[9.84158, 9.94059], 'k')
  plot([2.3032,3.47113] ,[9.84158, 9.28432], 'k')
  plot([2.3032,3.6996] ,[9.84158, 9.11216], 'k')
  plot([2.3032,0.833524] ,[9.84158, 9.0313], 'k')
  plot([2.3032,3.95784] ,[9.84158, 9.3996], 'k')
  plot([2.3032,0.668681] ,[9.84158, 8.51943], 'k')
  plot([2.3032,0.0564897] ,[9.84158, 9.42171], 'k')
  plot([2.3032,4.74623] ,[9.84158, 9.89919], 'k')
  plot([0.891818,0.833524] ,[8.78441, 9.0313], 'k')
  plot([0.891818,0.668681] ,[8.78441, 8.51943], 'k')
  plot([0.891818,0.0564897] ,[8.78441, 9.42171], 'k')
  plot([0.891818,1.09359] ,[8.78441, 9.94059], 'k')
  plot([0.891818,1.05417] ,[8.78441, 7.45893], 'k')
  plot([0.891818,0.381835] ,[8.78441, 7.50908], 'k')
  plot([0.891818,1.24992] ,[8.78441, 7.36842], 'k')
  plot([0.891818,2.3032] ,[8.78441, 9.84158], 'k')
  plot([0.891818,2.6328] ,[8.78441, 9.50109], 'k')
  plot([9.62956,9.5921] ,[3.96688, 4.38181], 'k')
  plot([9.62956,9.14524] ,[3.96688, 4.03985], 'k')
  plot([9.62956,9.2869] ,[3.96688, 4.96437], 'k')
  plot([9.62956,9.08805] ,[3.96688, 2.93885], 'k')
  plot([9.62956,9.03702] ,[3.96688, 5.20572], 'k')
  plot([9.62956,9.70404] ,[3.96688, 5.87502], 'k')
  plot([9.62956,8.73696] ,[3.96688, 2.08919], 'k')
  plot([9.62956,9.52854] ,[3.96688, 6.23439], 'k')
  plot([9.62956,9.14006] ,[3.96688, 6.96703], 'k')
  plot([9.62956,8.58934] ,[3.96688, 1.10626], 'k')
  plot([1.4071,0.833524] ,[9.19951, 9.0313], 'k')
  plot([1.4071,0.891818] ,[9.19951, 8.78441], 'k')
  plot([1.4071,1.09359] ,[9.19951, 9.94059], 'k')
  plot([1.4071,0.668681] ,[9.19951, 8.51943], 'k')
  plot([1.4071,2.3032] ,[9.19951, 9.84158], 'k')
  plot([1.4071,2.6328] ,[9.19951, 9.50109], 'k')
  plot([1.4071,0.0564897] ,[9.19951, 9.42171], 'k')
  plot([1.4071,1.05417] ,[9.19951, 7.45893], 'k')
  plot([1.4071,1.24992] ,[9.19951, 7.36842], 'k')
  plot([9.05927,9.52575] ,[9.17978, 9.26639], 'k')
  plot([9.05927,9.45908] ,[9.17978, 8.73498], 'k')
  plot([9.05927,8.48924] ,[9.17978, 8.65022], 'k')
  plot([9.05927,9.58587] ,[9.17978, 9.78982], 'k')
  plot([9.05927,8.17155] ,[9.17978, 9.30279], 'k')
  plot([9.05927,8.36011] ,[9.17978, 8.4046], 'k')
  plot([9.05927,8.0621] ,[9.17978, 9.70006], 'k')
  plot([9.05927,8.23992] ,[9.17978, 8.38034], 'k')
  plot([9.05927,7.97161] ,[9.17978, 8.79319], 'k')
  plot([9.05927,9.69942] ,[9.17978, 8.15581], 'k')
  plot([8.32285,8.73696] ,[2.18596, 2.08919], 'k')
  plot([8.32285,7.80457] ,[2.18596, 1.36262], 'k')
  plot([8.32285,9.08805] ,[2.18596, 2.93885], 'k')
  plot([8.32285,7.89202] ,[2.18596, 1.19061], 'k')
  plot([8.32285,8.58934] ,[2.18596, 1.10626], 'k')
  plot([8.32285,7.50648] ,[2.18596, 1.35045], 'k')
  plot([8.32285,7.85869] ,[2.18596, 0.976441], 'k')
  plot([8.32285,8.65478] ,[2.18596, 0.914552], 'k')
  plot([8.32285,8.06335] ,[2.18596, 0.657199], 'k')
  plot([8.32285,7.43267] ,[2.18596, 0.896676], 'k')
  plot([9.39323,8.73696] ,[1.94384, 2.08919], 'k')
  plot([9.39323,9.08805] ,[1.94384, 2.93885], 'k')
  plot([9.39323,8.32285] ,[1.94384, 2.18596], 'k')
  plot([9.39323,8.58934] ,[1.94384, 1.10626], 'k')
  plot([9.39323,9.19204] ,[1.94384, 0.694524], 'k')
  plot([9.39323,8.65478] ,[1.94384, 0.914552], 'k')
  plot([9.39323,8.92668] ,[1.94384, 0.699944], 'k')
  plot([9.39323,7.89202] ,[1.94384, 1.19061], 'k')
  plot([9.39323,7.80457] ,[1.94384, 1.36262], 'k')
  plot([9.39323,9.79236] ,[1.94384, 0.237678], 'k')
end
plot([1, 1.44051], [1, 0.679445], 'r', 'LineWidth', 2)
plot([1.44051, 6.08145], [0.679445, 0.857638], 'r', 'LineWidth', 2)
plot([6.08145, 7.50648], [0.857638, 1.35045], 'r', 'LineWidth', 2)
plot([7.50648, 9.14524], [1.35045, 4.03985], 'r', 'LineWidth', 2)
plot([9.14524, 9.2869], [4.03985, 4.96437], 'r', 'LineWidth', 2)
plot([9.2869, 9.42987], [4.96437, 7.8665], 'r', 'LineWidth', 2)
plot([9.42987, 9.45908], [7.8665, 8.73498], 'r', 'LineWidth', 2)
plot([9.45908, 9.05927], [8.73498, 9.17978], 'r', 'LineWidth', 2)
plot([9.05927, 9], [9.17978, 9], 'r', 'LineWidth', 2)
text(1, 1,'S','FontSize',12)
text(9, 9,'G','FontSize',12)
hold off
title('Number of nodes is 100 and K (number of edge attempts) is 10')
axis equal
